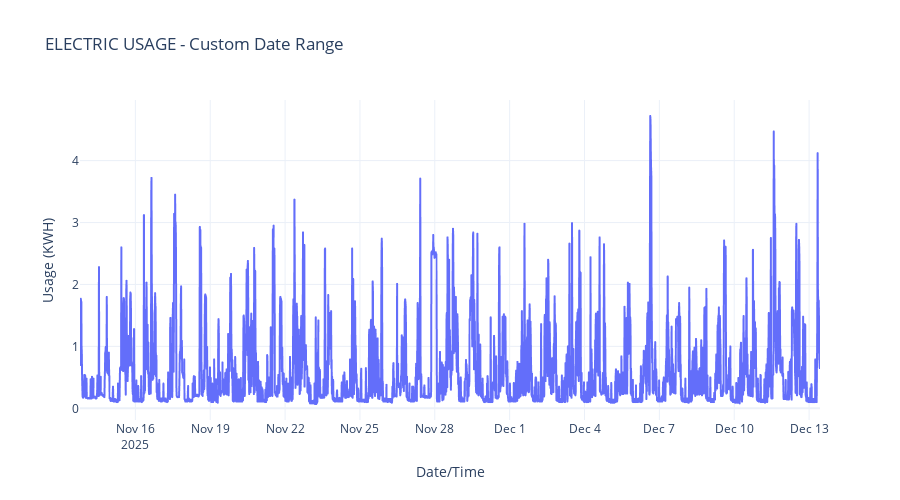

The cell this chart's notebook holds for it:
### Markdown cell above
## 9. Custom Date Range Analysis

Use the cells below to analyze specific date ranges or utility types.

### Code cell
# Customize these parameters
UTILITY_TYPE = "ELECTRIC"  # Options: "ELECTRIC", "GAS", "WATER", or None for all
START_DATE = None  # e.g., "2025-12-01" or None for all data
END_DATE = None    # e.g., "2025-12-13" or None for all data
DATA_TYPE = "USAGE"  # Options: "USAGE" or "COST"

# Load filtered data
custom_df = storage.read_usage_data(
    utility_type=UTILITY_TYPE,
    start_date=START_DATE,
    end_date=END_DATE,
    data_type=DATA_TYPE
)

print(f"Loaded {len(custom_df):,} records")
print(f"Date range: {custom_df['datetime_utc'].min()} to {custom_df['datetime_utc'].max()}")

# Plot
unit_label = 'Cost ($)' if DATA_TYPE == 'COST' else f"Usage ({custom_df['unit_of_measure'].iloc[0] if len(custom_df) > 0 else ''})"
fig = px.line(
    custom_df,
    x='datetime_utc',
    y='usage_value',
    title=f'{UTILITY_TYPE or "All Utilities"} {DATA_TYPE} - Custom Date Range',
    labels={
        'datetime_utc': 'Date/Time',
        'usage_value': unit_label
    },
    template='plotly_white'
)

fig.update_layout(height=500)
fig.show()

# Statistics
unit_str = '$' if DATA_TYPE == 'COST' else custom_df['unit_of_measure'].iloc[0] if len(custom_df) > 0 else ''
print(f"\n=== Statistics ===")
print(f"Total: {custom_df['usage_value'].sum():.2f} {unit_str}")
print(f"Average: {custom_df['usage_value'].mean():.2f}")
print(f"Max: {custom_df['usage_value'].max():.2f}")
print(f"Min: {custom_df['usage_value'].min():.2f}")

### Figure 1 — Plotly figure (JSON) as saved in the notebook; plotly's stock layout.template omitted (floating-point values rounded to 4 significant figures; data arrays with more than 128 entries replaced by an {"elided": "..."} marker saying what was removed)
{"data": [{"hovertemplate": "Date/Time=%{x}<br>Usage (KWH)=%{y}<extra></extra>", "legendgroup": "", "line": {"color": "#636efa", "dash": "solid"}, "marker": {"symbol": "circle"}, "mode": "lines", "name": "", "showlegend": false, "type": "scattergl", "x": {"elided": "2848 str values"}, "xaxis": "x", "y": {"elided": "2848 float values"}, "yaxis": "y"}], "layout": {"height": 500, "legend": {"tracegroupgap": 0}, "title": {"text": "ELECTRIC USAGE - Custom Date Range"}, "xaxis": {"anchor": "y", "domain": [0, 1], "title": {"text": "Date/Time"}}, "yaxis": {"anchor": "x", "domain": [0, 1], "title": {"text": "Usage (KWH)"}}}}
